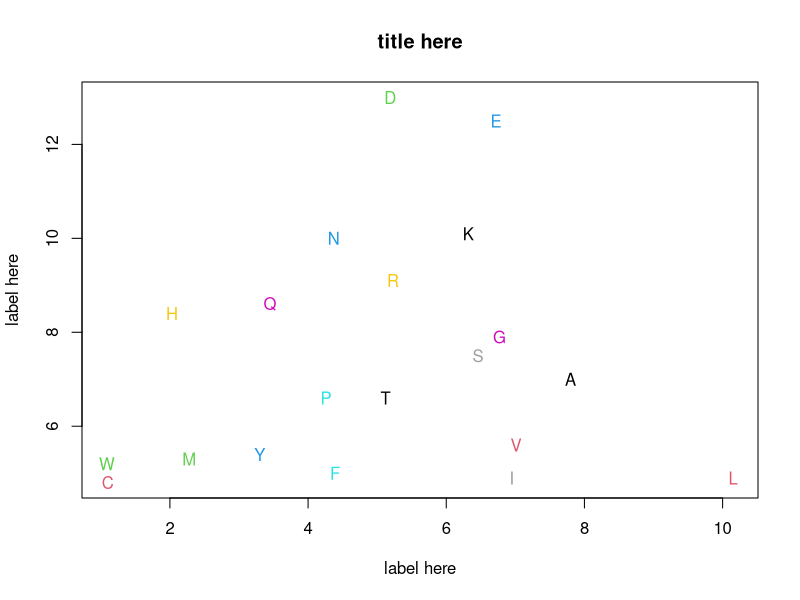

Generate this figure with R:
## ---- chunk 1
knitr::opts_chunk$set(echo = TRUE, eval = FALSE)
## ---- chunk 2
aa        <-c('A','C','D','E','F','G','H','I','K','L','M','N','P','Q','R','S','T','V','W','Y')
MW.da     <-c(89,121,133,146,165,75,155,131,146,131,149,132,115,147,174,105,119,117,204,181)
volume    <-c(67,86,91,109,135,48,118,124,135,124,124,96,90,
              114,148,73,93,105,163,141)
bulkiness <-c(11.5,13.46,11.68,13.57,19.8,3.4,13.69,21.4,
              15.71,21.4,16.25,12.28,17.43,
              14.45,14.28,9.47,15.77,21.57,21.67,18.03)
polarity  <-c(0,1.48,49.7,49.9,0.35,0,51.6,0.13,49.5,0.13,
              1.43,3.38,1.58,3.53,52,1.67,1.66,0.13,2.1,1.61)
isoelectric.pt <-c(6,5.07,2.77,3.22,5.48,5.97,7.59,6.02,9.74,5.98,
                   5.74,5.41,6.3,5.65,10.76,5.68,6.16,5.96,5.89,5.66)
hydrophobe.34 <-c(1.8,2.5,-3.5,-3.5,2.8,-0.4,-3.2,4.5,-3.9,3.8,1.9,
                  -3.5,-1.6,-3.5,-4.5,-0.8,-0.7,4.2,-0.9,-1.3)
hydrophobe.35 <-c(1.6,2,-9.2,-8.2,3.7,1,-3,3.1,-8.8,2.8,3.4,-4.8,
                  -0.2,-4.1,-12.3,0.6,1.2,2.6,1.9,-0.7)
saaH2O       <-c(113,140,151,183,218,85,194,182,211,180,204,158,
                 143,189,241,122,146,160,259,229)
faal.fold    <-c(0.74,0.91,0.62,0.62,0.88,0.72,0.78,0.88,0.52,
                 0.85,0.85,0.63,0.64,0.62,0.64,0.66,0.7,0.86,0.85,0.76)
polar.req    <-c(7,4.8,13,12.5,5,7.9,8.4,4.9,10.1,4.9,5.3,10,
                 6.6,8.6,9.1,7.5,6.6,5.6,5.2,5.4)
freq        <-c(7.8,1.1,5.19,6.72,4.39,6.77,2.03,6.95,6.32,
                10.15,2.28,4.37,4.26,3.45,5.23,6.46,5.12,7.01,1.09,3.3)
charge<-c('un','un','neg','neg','un','un','pos','un','pos',
          'un','un','un','un','un','pos','un','un','un','un','un')
hydropathy<-c('hydrophobic','hydrophobic','hydrophilic','
              hydrophilic','hydrophobic','neutral','neutral','hydrophobic','hydrophilic','hydrophobic','hydrophobic','hydrophilic','neutral',
              'hydrophilic','hydrophilic','neutral','neutral',
              'hydrophobic','hydrophobic','neutral')
volume.cat<-c('verysmall','small','small','medium',
              'verylarge','verysmall','medium','large','large',
              'large','large','small','small','medium','large','verysmall','small','medium','verylarge','verylarge')
polarity.cat<-c('nonpolar','nonpolar','polar','polar',
                'nonpolar','nonpolar','polar','nonpolar',
                'polar','nonpolar','nonpolar','polar','nonpolar','polar',
                'polar','polar','polar','nonpolar','nonpolar','polar')
chemical<-c('aliphatic','sulfur','acidic','acidic','aromatic',
            'aliphatic','basic','aliphatic','basic','aliphatic','sulfur',
            'amide','aliphatic','amide','basic','hydroxyl','hydroxyl',
            'aliphatic','aromatic','aromatic')

aa_dat <- data.frame(aa,MW.da,volume,bulkiness,
polarity,isoelectric.pt,hydrophobe.34,hydrophobe.35,
saaH2O,faal.fold, polar.req,freq,charge,hydropathy,volume.cat,polarity.cat,chemical)

## ---- chunk 3
par(mfrow = c(1,1))
plot(polar.req  ~ freq, data = aa_dat,
     xlab = "label here",
     ylab = "label here",
     main = "title here",
     col = 0)
text(polar.req ~ freq, 
     labels = aa, 
     data = aa_dat, 
     col = 1:20)
